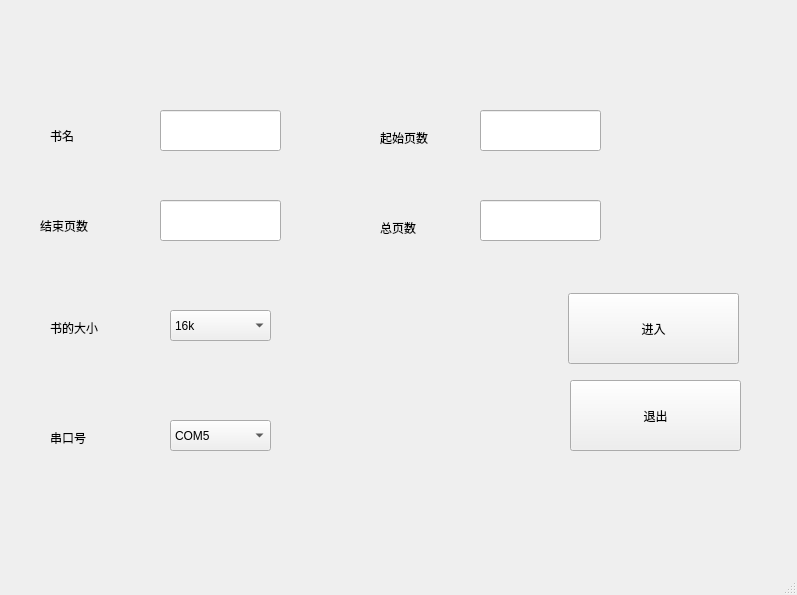
<?xml version="1.0" encoding="UTF-8"?>
<ui version="4.0">
 <class>MainWindow</class>
 <widget class="QMainWindow" name="MainWindow">
  <property name="geometry">
   <rect>
    <x>0</x>
    <y>0</y>
    <width>797</width>
    <height>595</height>
   </rect>
  </property>
  <property name="windowTitle">
   <string>MainWindow</string>
  </property>
  <property name="autoFillBackground">
   <bool>false</bool>
  </property>
  <property name="styleSheet">
   <string notr="true">QMainWindow {
    background-image: url(:/ziyuan/back01.png);
    background-repeat: no-repeat;
    background-position: center;
    background-size: cover;
}</string>
  </property>
  <widget class="QWidget" name="centralwidget">
   <widget class="QLineEdit" name="lineEdit">
    <property name="geometry">
     <rect>
      <x>160</x>
      <y>110</y>
      <width>121</width>
      <height>41</height>
     </rect>
    </property>
    <property name="text">
     <string/>
    </property>
   </widget>
   <widget class="QLabel" name="label">
    <property name="geometry">
     <rect>
      <x>50</x>
      <y>110</y>
      <width>81</width>
      <height>51</height>
     </rect>
    </property>
    <property name="text">
     <string>书名</string>
    </property>
   </widget>
   <widget class="QLabel" name="label_2">
    <property name="geometry">
     <rect>
      <x>380</x>
      <y>130</y>
      <width>72</width>
      <height>15</height>
     </rect>
    </property>
    <property name="text">
     <string>起始页数</string>
    </property>
   </widget>
   <widget class="QLineEdit" name="lineEdit_2">
    <property name="geometry">
     <rect>
      <x>480</x>
      <y>110</y>
      <width>121</width>
      <height>41</height>
     </rect>
    </property>
   </widget>
   <widget class="QLabel" name="label_3">
    <property name="geometry">
     <rect>
      <x>40</x>
      <y>190</y>
      <width>91</width>
      <height>71</height>
     </rect>
    </property>
    <property name="text">
     <string>结束页数</string>
    </property>
   </widget>
   <widget class="QLineEdit" name="lineEdit_3">
    <property name="geometry">
     <rect>
      <x>160</x>
      <y>200</y>
      <width>121</width>
      <height>41</height>
     </rect>
    </property>
   </widget>
   <widget class="QLabel" name="label_4">
    <property name="geometry">
     <rect>
      <x>380</x>
      <y>220</y>
      <width>72</width>
      <height>15</height>
     </rect>
    </property>
    <property name="text">
     <string>总页数</string>
    </property>
   </widget>
   <widget class="QLineEdit" name="lineEdit_4">
    <property name="geometry">
     <rect>
      <x>480</x>
      <y>200</y>
      <width>121</width>
      <height>41</height>
     </rect>
    </property>
   </widget>
   <widget class="QLabel" name="label_5">
    <property name="geometry">
     <rect>
      <x>50</x>
      <y>320</y>
      <width>72</width>
      <height>15</height>
     </rect>
    </property>
    <property name="text">
     <string>书的大小</string>
    </property>
   </widget>
   <widget class="QPushButton" name="pushButton">
    <property name="geometry">
     <rect>
      <x>568</x>
      <y>293</y>
      <width>171</width>
      <height>71</height>
     </rect>
    </property>
    <property name="text">
     <string>进入</string>
    </property>
   </widget>
   <widget class="QPushButton" name="pushButton_2">
    <property name="geometry">
     <rect>
      <x>570</x>
      <y>380</y>
      <width>171</width>
      <height>71</height>
     </rect>
    </property>
    <property name="text">
     <string>退出</string>
    </property>
   </widget>
   <widget class="QComboBox" name="comboBox">
    <property name="geometry">
     <rect>
      <x>170</x>
      <y>310</y>
      <width>101</width>
      <height>31</height>
     </rect>
    </property>
    <item>
     <property name="text">
      <string>16k</string>
     </property>
    </item>
    <item>
     <property name="text">
      <string>32k</string>
     </property>
    </item>
    <item>
     <property name="text">
      <string>1M</string>
     </property>
    </item>
    <item>
     <property name="text">
      <string>2M</string>
     </property>
    </item>
   </widget>
   <widget class="QLabel" name="label_6">
    <property name="geometry">
     <rect>
      <x>50</x>
      <y>430</y>
      <width>72</width>
      <height>15</height>
     </rect>
    </property>
    <property name="text">
     <string>串口号</string>
    </property>
   </widget>
   <widget class="QComboBox" name="comboBox_2">
    <property name="geometry">
     <rect>
      <x>170</x>
      <y>420</y>
      <width>101</width>
      <height>31</height>
     </rect>
    </property>
    <item>
     <property name="text">
      <string>COM5</string>
     </property>
    </item>
    <item>
     <property name="text">
      <string>COM7</string>
     </property>
    </item>
   </widget>
  </widget>
  <widget class="QMenuBar" name="menubar">
   <property name="geometry">
    <rect>
     <x>0</x>
     <y>0</y>
     <width>797</width>
     <height>26</height>
    </rect>
   </property>
  </widget>
  <widget class="QStatusBar" name="statusbar"/>
 </widget>
 <resources>
  <include location="image.qrc"/>
 </resources>
 <connections/>
</ui>
